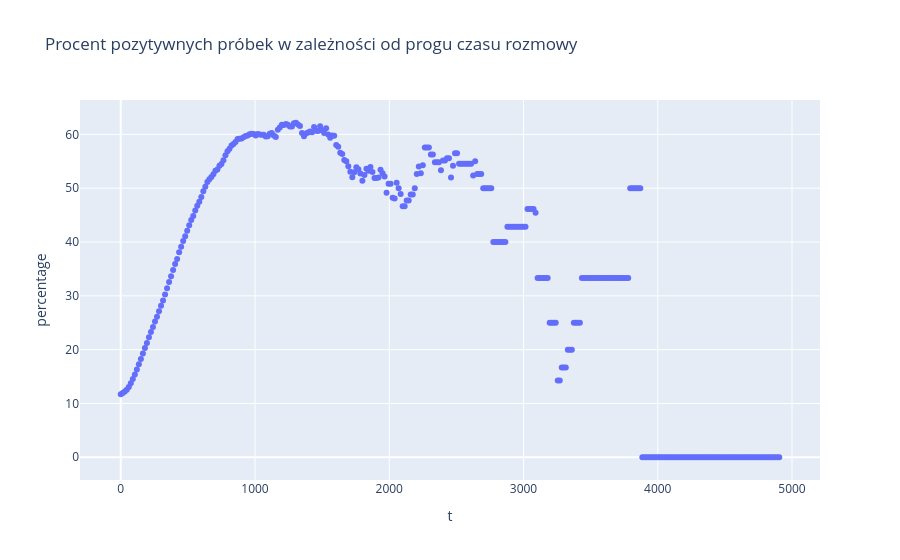

The notebook cell saved with this chart:
### Code cell
duration_max = bank["duration"].max()

results = []

for t in range(0, duration_max, 15):
    filtered = bank[bank["duration"] > t]

    if len(filtered) > 0:
        percentage = (filtered["y"] == "yes").mean() * 100

        results.append({
            "t": t,
            "percentage": percentage
        })

results_df = pd.DataFrame(results)

fig = px.scatter(
    results_df,
    x="t",
    y="percentage",
    title="Procent pozytywnych próbek w zależności od progu czasu rozmowy"
)

fig.show()

### Figure 1 — Plotly figure (JSON) as saved in the notebook; plotly's stock layout.template omitted (floating-point values rounded to 4 significant figures; data arrays with more than 128 entries replaced by an {"elided": "..."} marker saying what was removed)
{"data": [{"hovertemplate": "t=%{x}<br>percentage=%{y}<extra></extra>", "legendgroup": "", "marker": {"color": "#636efa", "symbol": "circle"}, "mode": "markers", "name": "", "orientation": "v", "showlegend": false, "type": "scatter", "x": {"elided": "328 int values"}, "xaxis": "x", "y": {"elided": "328 float values"}, "yaxis": "y"}], "layout": {"legend": {"tracegroupgap": 0}, "title": {"text": "Procent pozytywnych próbek w zależności od progu czasu rozmowy"}, "xaxis": {"anchor": "y", "domain": [0, 1], "title": {"text": "t"}}, "yaxis": {"anchor": "x", "domain": [0, 1], "title": {"text": "percentage"}}}}
